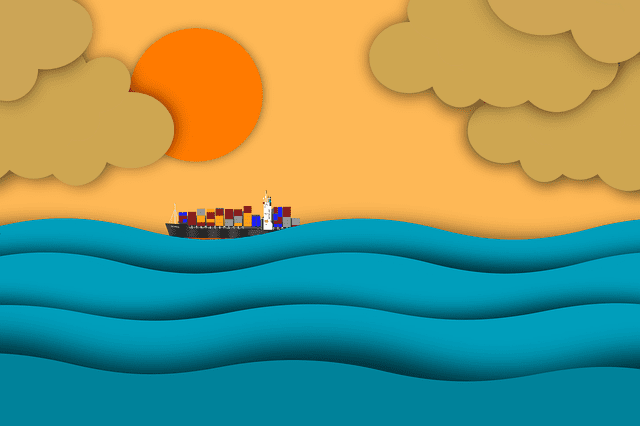
#> input picture Practicas Sistemas Inteligentes/resources/bote.png, 640 x 426 px
$ python rotate_image.py
#> lines starting #> are read from the running program, lines starting #| are printed output that depends on the picture
import cv2

# Reading the image
image = cv2.imread('resources/bote.png')
#> image is the input picture: shape (426, 640, 3); mean B, G, R 113.5, 150.1, 120.6

# dividing height and width by 2 to get the center of the image
height, width = image.shape[:2]
#> height = 426; width = 640
# get the center coordinates of the image to create the 2D rotation matrix
center = (width/2, height/2)
#> center = (320, 213)
#center = (widht/3, height/2)
#center = (0,0)
#center = (width, height)

# using cv2.getRotationMatrix2D() to get the rotation matrix
rotate_matrix = cv2.getRotationMatrix2D(center=center, angle=90, scale=1)

# rotate the image using cv2.warpAffine
rotated_image = cv2.warpAffine(src=image, M=rotate_matrix, dsize=(width, height))
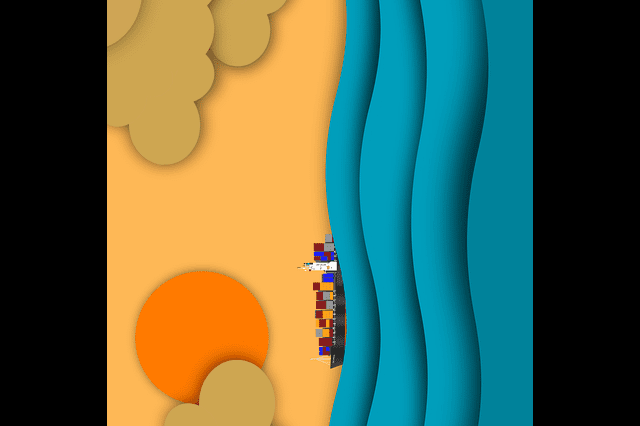
#> rotated_image: shape (426, 640, 3); mean B, G, R 74, 99.8, 83.7

cv2.imshow('Original image', image)
cv2.imshow('Rotated image', rotated_image)
# wait indefinitely, press any key on keyboard to exit
cv2.waitKey(0)
# save the rotated image to disk
cv2.imwrite('resources/rotated_image.jpg', rotated_image)
